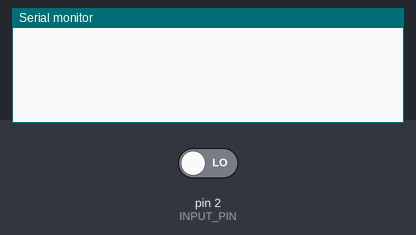
Bench run of a sketch on a simulated Arduino Uno, built with avr-gcc and run on an emulated ATmega328P. On the bench: the last lines printed to the serial monitor. The test bench sets the inputs (shaded band); at power-on: pin 2 (INPUT_PIN) LOW.

Above: at 1.2 s.
1.3 s: pin 2 (INPUT_PIN) driven HIGH
At 1.9 s:
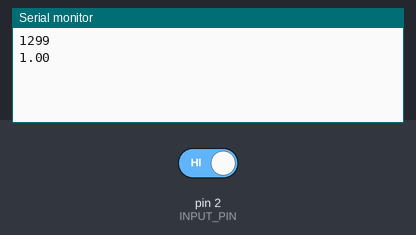
2.8 s: pin 2 (INPUT_PIN) driven LOW
At 4.2 s:
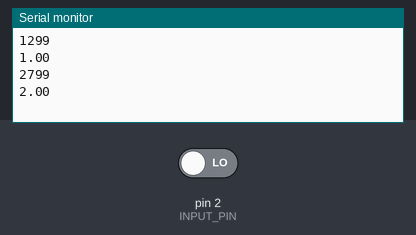
Timing chart, 0 to 5.8 s (numbered marks = the images above; inputs shaded):
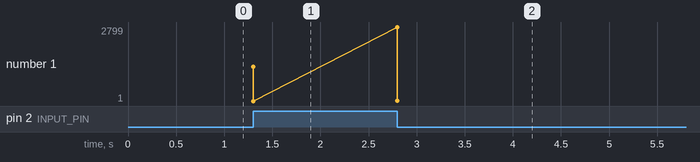

The sketch:

using_interrupt_measure_waveform.ino
```cpp
/* How to use interrupts to measure the period of a square wave input
 *
 *  Features:
 *    - Duty Cycle independent
 *
 *
 *
 * Written by Imogen Heard
 *
 * 26/02/2021
 *
 */


#define INPUT_PIN 2


bool detect_high;
bool have_detected;


void setup() {
  Serial.begin(115200);
  pinMode (INPUT_PIN, INPUT);
  attachInterrupt (digitalPinToInterrupt (INPUT_PIN), isr , CHANGE);   // interrupt 0 is pin 2
}


uint32_t detected_high;
uint32_t detected_low;
uint32_t period_high;
uint32_t period_low;
uint32_t period_total;

void loop() {
  if (have_detected) {
    if (detect_high) {
      period_high =  detected_high - detected_low;
    } else {
      period_low =  detected_low - detected_high;
    }
    period_total = period_high + period_low;
    Serial.println(period_total);
    float dutyCycle = period_total/period_high;
    Serial.println(dutyCycle);
    have_detected = false;
  }
}


void isr () {
  if (digitalRead(INPUT_PIN)) {
    detected_high = millis();
    detect_high = true;
  } else {
    detected_low = millis();
    detect_high = false;
  }
  have_detected = true;
}
```

Measured:
- after the input at 1.3 s, the serial monitor: prints a new line at once (image 1)
- after the input at 2.8 s, the serial monitor: prints a new line at once (image 2)
- plotted number 1: 1 → 2 after the input at 2.8 s
